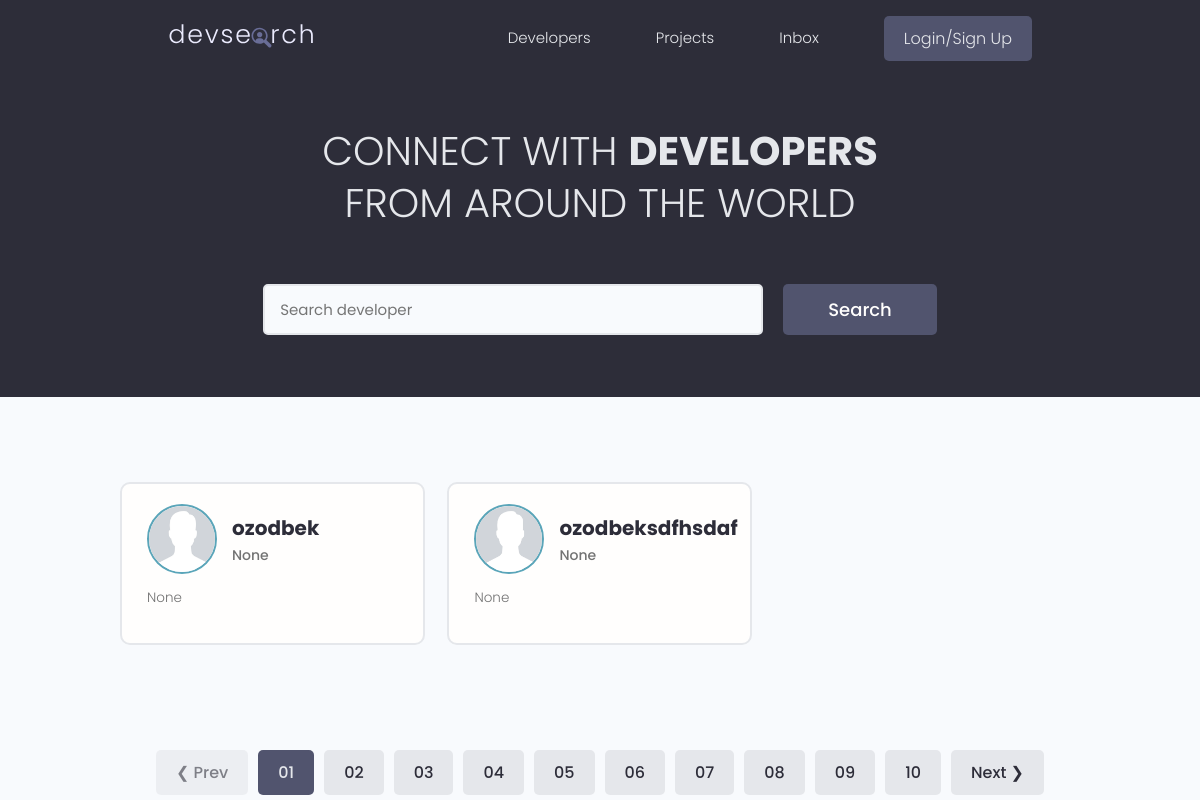
/users/, run on the app's committed database.
### users/models.py (models this page shows, shortened)
class Profile(models.Model):
    id = models.UUIDField(default=uuid.uuid4, primary_key=True,
                          unique=True, editable=False)
    user = models.OneToOneField(User, on_delete=models.CASCADE, blank=True, null=True)
    username = models.CharField(max_length=200, blank=True, null=True)
    location = models.CharField(max_length=200, blank=True, null=True)
    name = models.CharField(max_length=200, blank=True, null=True)
    email = models.CharField(max_length=200, blank=True, null=True)
    short_intro = models.CharField(max_length=500, blank=True, null=True)
    bio = models.TextField(blank=True, null=True)
    image = models.ImageField(upload_to='profiles/', default='profile.png', blank=True, null=True)
    social_github = models.TextField(blank=True, null=True)
    social_linkedin = models.TextField(blank=True, null=True)
    social_stackoverflow = models.TextField(blank=True, null=True)
    social_twitter = models.TextField(blank=True, null=True)
    social_website = models.TextField(blank=True, null=True)
    social_telegram = models.TextField(blank=True, null=True)
    social_instagram = models.TextField(blank=True, null=True)

### users/views.py (the view)
# urls.py: path('', developers, name='developers'),
def developers(request):
    search_query = ""
    if request.GET.get('search_query'):
        search_query = request.GET.get('search_query')
    skills = Skills.objects.filter(name__icontains=search_query)
    print(skills)
    developers = Profile.objects.distinct().filter(
        Q(name__icontains=search_query) |
        Q(short_intro__icontains=search_query) |
        Q(skills__in=skills)
    )
    context = {
        'developers': developers
    }
    return render(request, 'index.html', context)

### users/models.py (called while the page is built)
    def __str__(self):
        return self.name

### users/templates/index.html (shortened to what this page needs)
{% extends 'base.html' %}
{% block content %}
  <main class="home">
    <section class="hero-section text-center">
      <div class="container container--narrow">
        <div class="hero-section__box">
          <h2>CONNECT WITH <span>DEVELOPERS</span></h2>
          <h2>FROM AROUND THE WORLD</h2>
        </div>
        <div class="hero-section__search">
          <form class="form" action="{% url 'developers' %}" method="get">
            <div class="form__field">
              <input class="input input--text" id="formInput#search" type="text" name="search_query"
                placeholder="Search developer" />
            </div>
            <input class="btn btn--sub btn--lg" type="submit" value="Search" />
          </form>
        </div>
      </div>
    </section>
    <section class="devlist">
      <div class="container">
        <div class="grid grid--three">
          {% for developer in developers %}
          <div class="column card">
            <div class="dev">
              <a href="{% url 'profile' pk=developer.id %}" class="card__body">
                <div class="dev__profile">
                  <img class="avatar avatar--md" src="{{developer.image.url}}" />
                  <div class="dev__meta">
                    <h3>{{developer.name}}</h3>
                    <h5>{{developer.short_intro}}</h5>
                  </div>
                </div>
                <p class="dev__info">{{developer.bio}}
                </p>
              </a>
            </div>
          </div>
          {% endfor %}
        </div>
      </div>
    </section>
    <div class="pagination">
      <ul class="container">
        <li><a href="#" class="btn btn--disabled">&#10094; Prev</a></li>
        <li><a href="#" class="btn btn--sub">01</a></li>
        <li><a href="#" class="btn">02</a></li>
        <li><a href="#" class="btn">03</a></li>
        <li><a href="#" class="btn">04</a></li>
        <li><a href="#" class="btn">05</a></li>
        <li><a href="#" class="btn">06</a></li>
        <li><a href="#" class="btn">07</a></li>
        <li><a href="#" class="btn">08</a></li>
        <li><a href="#" class="btn">09</a></li>
        <li><a href="#" class="btn">10</a></li>
        <li><a href="#" class="btn">Next &#10095;</a></li>
      </ul>
    </div>
  </main>
{% endblock content %}

### templates/base.html (shortened to what this page needs)
<!DOCTYPE html>
{% load static %}
<html lang="en">
<head>
    <link rel="stylesheet" href="https://cdn.iconmonstr.com/1.3.0/css/iconmonstr-iconic-font.min.css"/>
    <link rel="stylesheet" href="{% static 'uikit/styles/uikit.css' %}"/>
    <link rel="stylesheet" href="{% static 'styles/app.css' %}"/>
</head>
<body>
{% include 'nav.html' %}
{% block content %}  {% endblock content %}
</body>
</html>

### templates/nav.html (shortened to what this page needs)
{% load static %}
<header class="header">
    <div class="container container--narrow">
        <a href="/" class="header__logo">
            <img src="{% static 'images/logo.svg' %}" alt="DevSearch Logo"/>
        </a>
        <nav class="header__nav">
            <ul class="header__menu">
                <li class="header__menuItem"><a href="{% url 'developers' %}">Developers</a></li>
                <li class="header__menuItem"><a href="{% url 'projects' %}">Projects</a></li>
                <li class="header__menuItem"><a href="{% url 'inbox' %}">Inbox</a></li>
                {% if user.is_authenticated %}
                <li class="header__menuItem"><a href="{% url 'account' %}">My Account</a></li>
                <li class="header__menuItem"><a href="{% url 'logout' %}" class="btn btn--sub">Logout</a></li>
                {% else %}
                <li class="header__menuItem"><a href="{% url 'login' %}" class="btn btn--sub">Login/Sign Up</a></li>
                {% endif %}
            </ul>
        </nav>
    </div>
</header>

### static/styles/app.css (style rules this page uses)
:root { --color-sub: #2d2d39; }
.btn--sub { background-color: var(--color-sub-light); }
.card { border: 2px solid var(--color-light); }
img { width: 100%; }
.header { position: sticky; z-index: 111; background-color: var(--color-sub); padding: 1.5rem 0; }
.header > .container { display: flex; justify-content: space-between; align-items: center; }
.header__logo > img { height: 3.8rem; }
.header__nav > ul { display: inline-flex; align-items: center; list-style: none; gap: 6.5rem; }
.header__menuItem > a { color: var(--color-light); font-weight: 300; }
.hero-section { height: 40vh; display: flex; align-items: center; background-color: var(--color-sub); }
.hero-section__box { margin-bottom: 4rem; }
.hero-section__box > h2, .hero-section__box > h2 > span { font-size: 4rem; color: var(--color-light); line-height: 1.3; text-transform: uppercase; }
.hero-section__box > h2 { font-weight: 300; }
.hero-section__box > h2 > span { font-weight: 700; }
.hero-section__search > .form { display: flex; align-items: center; justify-content: center; gap: 2rem; }
.hero-section__search > .form input.input--text { width: 50rem; }
.devlist { margin-top: 8rem; }
.devlist .grid { align-items: stretch; }
.devlist .dev .dev__profile { display: flex; align-items: center; gap: 1.5rem; }
.devlist .dev .dev__meta h3 { color: var(--color-sub); font-size: 2rem; font-weight: 700; }
.devlist .dev .dev__meta h5 { color: var(--color-text); font-size: 1.4rem; font-weight: 500; }
.devlist .dev .dev__info { margin: 1.5rem 0; font-size: 1.35rem; line-height: 1.4; text-align: justify; }
.pagination { margin-top: 8rem; margin-bottom: 10rem; }
.pagination > ul { flex-wrap: wrap; list-style: none; display: flex; align-items: center; justify-content: center; gap: 1rem; }
.pagination .btn { color: var(--color-sub); }
.pagination .btn.btn--sub { color: var(--color-light); }

### static/uikit/styles/modules/_variables.css (style rules this page uses)
:root { --color-main: #5aa5b9; --color-main-light: #e6faff; --color-sub: #3f4156; --color-sub-light: #51546e; --color-sub-lighter: #ededfd; --color-text: #737373; --color-gray: #8b8b8b; --color-light: #e5e7eb; --color-light-gray: #767676; --color-bg: #f8fafd; --color-white: #fffefd; --color-white-light: #f3f3f3; --color-success: #359e64; --color-success-bg: #def8e8; --color-error: #fc4b0b; --color-error-bg: #fff2ee; --font-base: 'Poppins', arial, helvetica, 'Segoe UI', roboto, ubuntu, sans-serif; --font-monospace: 'Fira Code', 'Courier New', courier, monospace; --font-regular: 300; --font-medium: 500; --font-bold: 700; --generic-shadow: 1px 1px 5px #00000010; --generic-transition: all 0.3s ease-in-out; }

### static/uikit/styles/modules/_base.css (style rules this page uses)
* { margin: 0; padding: 0; box-sizing: border-box; text-rendering: optimizeLegibility; color: inherit; font-size: inherit; }
html { font-size: 50%; }
@media only screen and (min-width: 480px) { html { font-size: 56.25%; } }
@media only screen and (min-width: 1200px) { html { font-size: 62.5%; } }
body { line-height: 1.6; font-weight: 400; font-size: 1.5rem; color: var(--color-text); background-color: var(--color-bg); min-height: 100vh; }

### static/uikit/styles/modules/_typography.css (style rules this page uses)
* { font-family: var(--font-base); }
h2 { font-size: 3.6rem; font-weight: var(--font-bold); }
h3 { font-size: 3.2rem; font-weight: var(--font-medium); }
h5 { font-size: 2.4rem; font-weight: var(--font-medium); }
h5, h6 { font-weight: var(--font-regular); }
p, span, strong { font-size: 1.6rem; color: var(--color-text); font-weight: var(--font-regular); }
a { padding-bottom: 2px; text-decoration: none; display: inline-block; color: var(--color-main); font-weight: var(--font-medium); }

### static/uikit/styles/modules/_utilities.css (style rules this page uses)
.container { width: 92%; max-width: 165rem; margin: 0 auto; box-sizing: border-box; }
.container--narrow { width: 92%; max-width: 120rem; }
@media screen and (min-width: 1000px) { .container { width: 90%; } }
@media screen and (min-width: 1000px) { .container--narrow { width: 85%; } }
@media screen and (min-width: 1200px) { .container { width: 80%; } }
@media screen and (min-width: 1200px) { .container--narrow { width: 72%; } }
.text-center { text-align: center; }

### static/uikit/styles/modules/_avatar.css (style rules this page uses)
.avatar { border-radius: 50%; border: 2px solid var(--color-main); object-fit: cover; }
.avatar--md { height: 7rem; width: 7rem; }

### static/uikit/styles/modules/_card.css (style rules this page uses)
.card { border-radius: 1rem; background-color: var(--color-white); border: 1.5px solid var(--color-light); width: auto; height: auto; margin-top: 0.5rem; margin-bottom: 0.5rem; overflow: hidden; }
.card__body, .card__header { padding: 2rem 2.5rem; }

### data on the page
Profile: image (placeholder picture), name "ozodbek", short_intro "None", bio "None"
Profile: image (placeholder picture), name "ozodbeksdfhsdaf", short_intro "None", bio "None"
